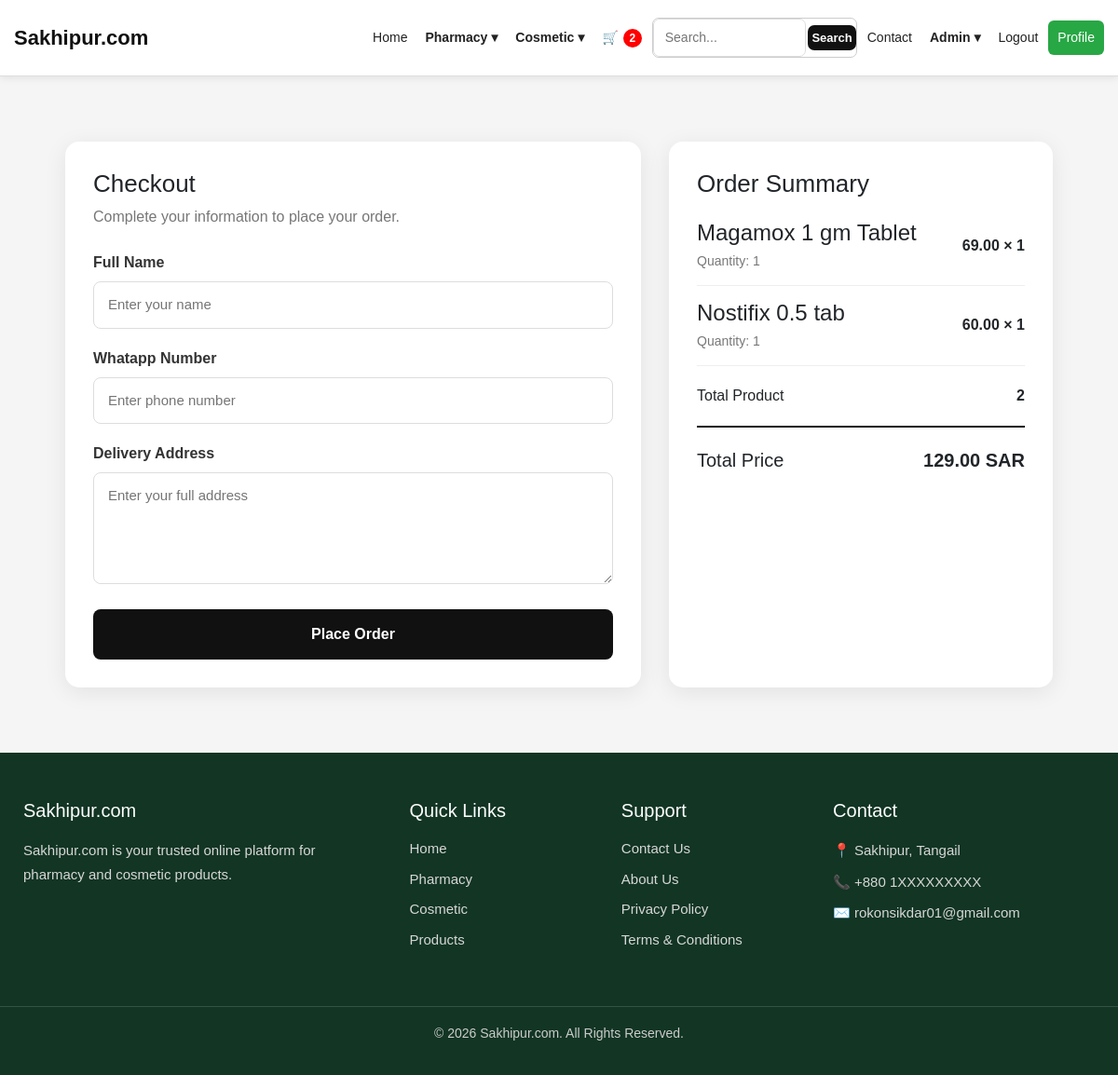
Screenshot of /checkout/ (signed in) with the database file from the repository.
### myapp/models.py (models this page shows, shortened)
class Cart(models.Model):
    user = models.ForeignKey(User, on_delete=models.CASCADE)
    product = models.ForeignKey(Product, on_delete=models.CASCADE)
    quantity = models.PositiveIntegerField(default=1)

class Product(models.Model):
    name = models.CharField(max_length=200)
    location = models.CharField(max_length=25, null=True, blank=True)
    date = models.DateField(null=True, blank=True)
    expired = models.DateField(null=True, blank=True)
    quantity = models.PositiveIntegerField(default=0)
    price = models.DecimalField(max_digits=10, decimal_places=2)
    discount = models.DecimalField(max_digits=10, decimal_places=2, null=True, blank=True, default=0)
    image = models.ImageField(upload_to="products/", blank=True, null=True)
    created_at = models.DateTimeField(auto_now_add=True)
    updated_at = models.DateTimeField(auto_now=True)

### myapp/views.py (the view, shortened to what this page needs)
# urls.py: path('checkout/', views.checkout, name='checkout'),
def checkout(request):
    cart_items = Cart.objects.filter(user=request.user)
    if not cart_items.exists():
        messages.error(request, "Your cart is empty.")
        return redirect('mycart')
    total_product = 0
    total_price = 0
    for item in cart_items:
        total_product += item.quantity
        total_price += item.product.price * item.quantity
    return render(request, 'checkout.html', {
        'cart_items': cart_items,
        'total_product': total_product,
        'total_price': total_price,
    })

### templates/checkout.html (shortened to what this page needs)
{% extends "index.html" %}
{% load static %}
{% block content %}
<link rel="stylesheet" href="{% static 'css/checkout.css' %}">
<div class="checkout-container">
    <div class="checkout-left">
        <h2>Checkout</h2>
        <p class="subtitle">Complete your information to place your order.</p>
        <form method="POST">
            <div class="form-group">
                <label>Full Name</label>
                <input
                    type="text"
                    name="name"
                    value="{{ request.user.first_name }}"
                    placeholder="Enter your name"
                    required
                >
            </div>
            <div class="form-group">
                <label>Whatapp Number</label>
                <input
                    type="text"
                    name="phone"
                    placeholder="Enter phone number"
                    required
                >
            </div>
            <div class="form-group">
                <label>Delivery Address</label>
                <textarea
                    name="address"
                    placeholder="Enter your full address"
                    required
                ></textarea>
            </div>
            <button type="submit" class="place-order-btn">
                Place Order
            </button>
        </form>
    </div>
    <div class="checkout-right">
        <h2>Order Summary</h2>
        {% for item in cart_items %}
        <div class="summary-product">
            <div>
                <h4>{{ item.product.name }}</h4>
                <p>Quantity: {{ item.quantity }}</p>
            </div>
            <strong>
                {{ item.product.price }} × {{ item.quantity }}
            </strong>
        </div>
        {% endfor %}
        <div class="summary-line">
            <span>Total Product</span>
            <strong>{{ total_product }}</strong>
        </div>
        <div class="summary-total">
            <span>Total Price</span>
            <strong>{{ total_price }} SAR</strong>
        </div>
    </div>
</div>
{% endblock %}

### static/css/style.css (style rules this page uses)
* { margin: 0; padding: 0; box-sizing: border-box; }
html, body { width: 100%; max-width: 100%; overflow-x: hidden; }
body { font-family: Arial, sans-serif; }

### static/css/product.css (style rules this page uses)
.form-group { margin-bottom: 18px; }
.form-group label { display: block; margin-bottom: 7px; font-weight: bold; color: #333; }
.form-group input, .form-group select { width: 100%; padding: 12px; border: 1px solid #ccc; border-radius: 7px; font-size: 15px; outline: none; }
button { width: 100%; padding: 13px; border: none; border-radius: 7px; background: #007bff; color: white; font-size: 17px; font-weight: bold; cursor: pointer; }

### static/css/listproduct.css (style rules this page uses)
* { margin: 0; padding: 0; box-sizing: border-box; }
body { width: 100%; max-width: 100%; overflow-x: hidden; font-family: Arial, sans-serif; background: #f4f6f8; }

### static/css/login.css (style rules this page uses)
* { margin: 0; padding: 0; box-sizing: border-box; }
body { font-family: Arial, sans-serif; background: #f2f4f7; }

### staticfiles/css/addcart.css (style rules this page uses)
* { margin: 0; padding: 0; box-sizing: border-box; }
body { background: #f5f5f5; font-family: Arial, sans-serif; }

### static/css/checkout.css (style rules this page uses)
.checkout-container { max-width: 1100px; margin: 50px auto; padding: 20px; display: grid; grid-template-columns: 1.5fr 1fr; gap: 30px; }
.checkout-left, .checkout-right { background: #ffffff; padding: 30px; border-radius: 15px; box-shadow: 0 5px 25px rgba(0, 0, 0, 0.08); }
.checkout-left h2, .checkout-right h2 { margin-top: 0; font-size: 26px; }
.subtitle { color: #777; margin-bottom: 25px; }
.form-group { margin-bottom: 20px; }
.form-group label { display: block; margin-bottom: 8px; font-weight: 600; }
.form-group input, .form-group textarea { width: 100%; box-sizing: border-box; padding: 13px 15px; border: 1px solid #ddd; border-radius: 8px; font-size: 15px; outline: none; }
.form-group textarea { height: 120px; resize: vertical; }
.place-order-btn { width: 100%; padding: 15px; border: none; border-radius: 8px; background: #111; color: white; font-size: 16px; font-weight: 600; cursor: pointer; transition: 0.3s; }
.summary-product { display: flex; justify-content: space-between; align-items: center; padding: 15px 0; border-bottom: 1px solid #eee; }
.summary-product h4 { margin: 0 0 5px; }
.summary-product p { margin: 0; color: #777; font-size: 14px; }
.summary-line { display: flex; justify-content: space-between; padding-top: 20px; }
.summary-total { display: flex; justify-content: space-between; margin-top: 20px; padding-top: 20px; border-top: 2px solid #111; font-size: 20px; }

### rows the page displays
Cart: product.name "Magamox 1 gm Tablet", quantity "1", product.price "69.00"
Cart: product.name "Nostifix 0.5 tab", quantity "1", product.price "60.00"

### other values shown
{{ total_product }} "2"
{{ total_price }} "129.00"
